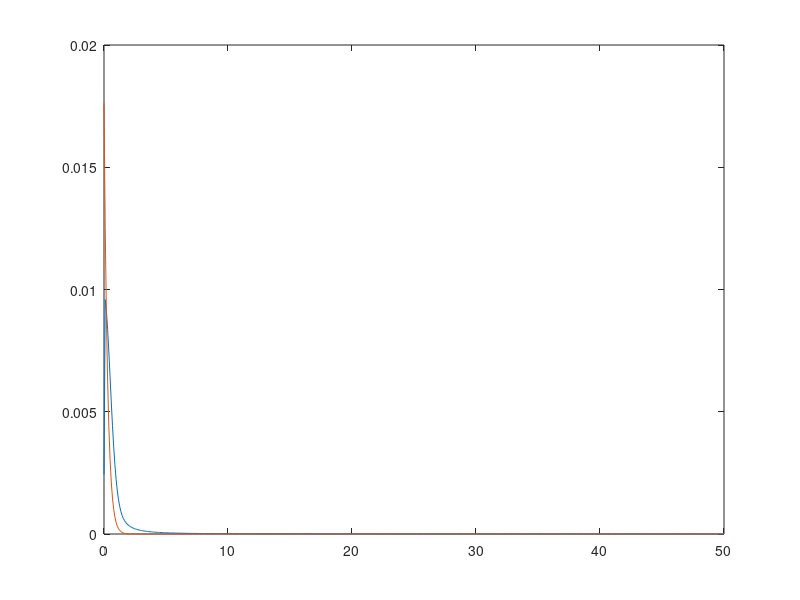

Reproduce this figure in MATLAB.
% ===================================
% HOMEWORK 3B IN COMP.PHYS. - TASK 1
% ===================================
% By Victor Nilsson, Simon Nilsson
% 2015
%
% Length scale: 1 Å
% Time scale:   1 fs = 1e-15 s
% Energy scale: 1 eV

clear all, clc, close all

% ------ SIMULATION PARAMETERS ---------
hbar        = 1.054/1.602; % JS -> f eV s
d           = 0.5;
m           = 1.66/1.6*1e2;
p_0         = sqrt(0.1*2*m);
x_0         = 0;
dx          = 0.01;
n_points    = 1024;


% ----------- VARIABLES ------------
x = dx*(0:n_points-1);
p = 1/(n_points*dx)*(0:n_points/2);
% Functions handles
Gaussian_Wave_Packet = @(x)1/(pi*d^2)^(1/4)*exp(-(x-x_0).^2/(2*d^2)).*exp(1i*p_0*(x-x_0)/hbar);
Gaussian_Fourier_Packet = @(p)(exp(1i*p*x_0 - (d^2*(p_0 + p*hbar).^2)./(2*hbar^2))./((d^(-2))^(1/4)*pi^(1/4)));
% ----

gauss = Gaussian_Wave_Packet(x);
fourier = abs(Gaussian_Fourier_Packet(p)).^2;
prob = abs(gauss).^2;
momentum = abs(fft(gauss)).^2;
momentum = momentum(1:floor(length(x)/2))*1/length(x);

temp = abs(fft(prob))/n_points;
momentum = temp(1:n_points/2+1);
momentum(2:end-1) = 2*momentum(2:end-1);
momentum = momentum.^2;

figure(1); clf;
%plot(prob)
plot(p, momentum)
hold on
%figure(2); clf;
plot(p, fourier.*1e4)
hold off
